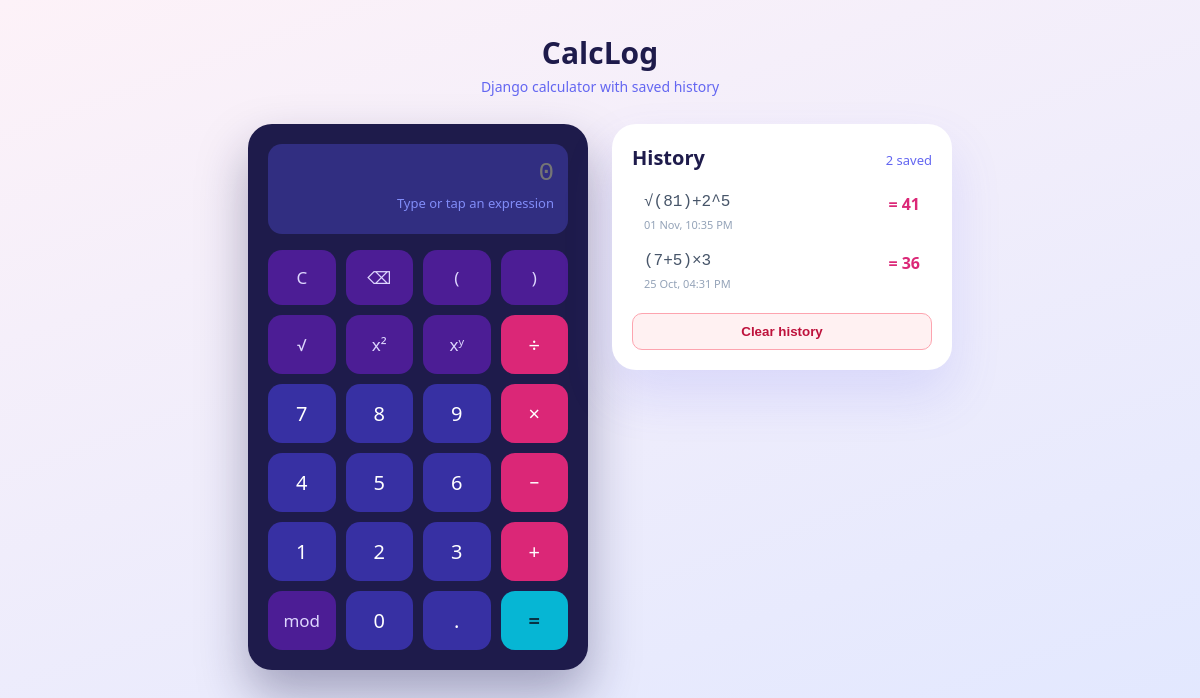
The app's page /, older data.
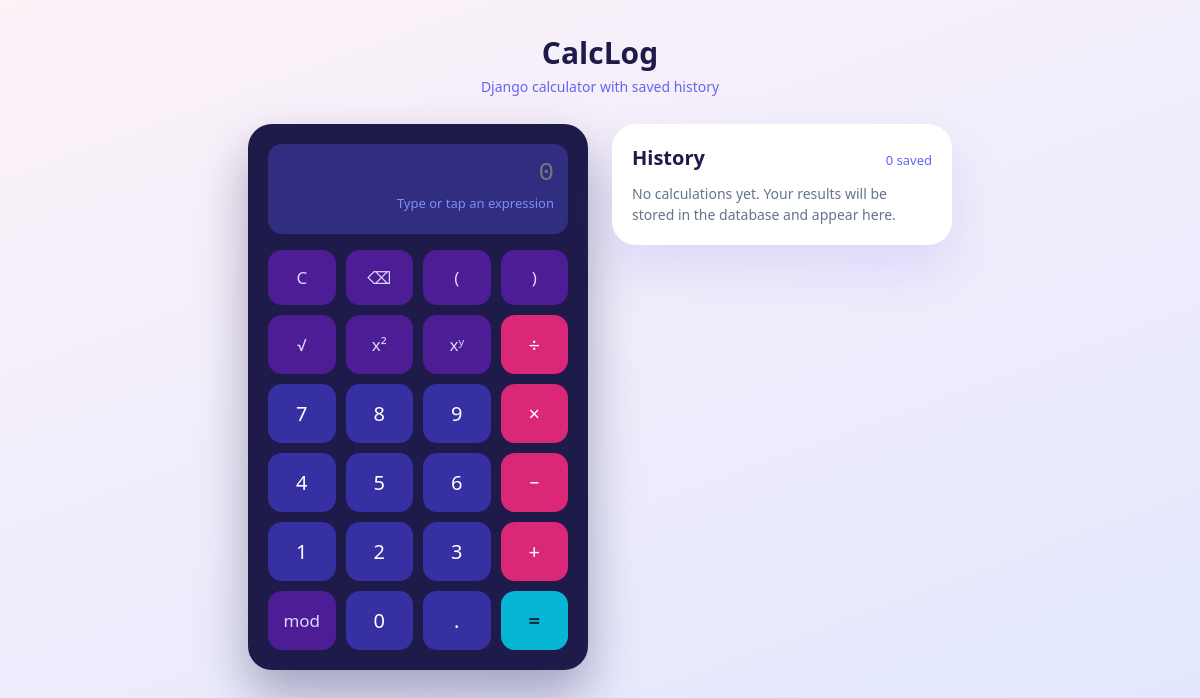
The same page, newer data.
### calculator/models.py (models this page shows, shortened)
class Calculation(models.Model):
    expression = models.CharField(max_length=200)
    result = models.CharField(max_length=50)
    created_at = models.DateTimeField(auto_now_add=True)
    class Meta:
        ordering = ['-created_at']

### calculator/views.py (the view, shortened to what this page needs)
# urls.py: 2. Add a URL to urlpatterns:  path('', views.home, name='home')
def home(request):
    expression = ''
    result = None
    error = None
    context = {
        'expression': expression,
        'result': result,
        'error': error,
        'history': Calculation.objects.all()[:10],
        'total': Calculation.objects.count(),
    }
    return render(request, 'calculator/home.html', context)

### calculator/templates/calculator/home.html (shortened to what this page needs)
{% load static %}
<!DOCTYPE html>
<html lang="en">
<head>
  <link rel="stylesheet" href="{% static 'calculator/style.css' %}">
</head>
<body>
  <h1 class="title">CalcLog <span>Django calculator with saved history</span></h1>
  <div class="layout">
    <form method="post" class="calc" id="calcForm">
      <div class="screen">
        <input type="text" name="expression" id="display" value="{{ expression }}"
               placeholder="0" autocomplete="off" aria-label="Expression">
        {% if result is not None %}
          <div class="result">= {{ result }}</div>
        {% elif error %}
          <div class="result error">{{ error }}</div>
        {% else %}
          <div class="result muted">Type or tap an expression</div>
        {% endif %}
      </div>
      <div class="keys">
        <button type="button" class="fn" data-action="clear">C</button>
        <button type="button" class="fn" data-action="back">⌫</button>
        <button type="button" class="fn" data-key="(">(</button>
        <button type="button" class="fn" data-key=")">)</button>
        <button type="button" class="fn" data-key="√(">√</button>
        <button type="button" class="fn" data-key="^2">x²</button>
        <button type="button" class="fn" data-key="^">xʸ</button>
        <button type="button" class="op" data-key="÷">÷</button>
        <button type="button" data-key="7">7</button>
        <button type="button" data-key="8">8</button>
        <button type="button" data-key="9">9</button>
        <button type="button" class="op" data-key="×">×</button>
        <button type="button" data-key="4">4</button>
        <button type="button" data-key="5">5</button>
        <button type="button" data-key="6">6</button>
        <button type="button" class="op" data-key="−">−</button>
        <button type="button" data-key="1">1</button>
        <button type="button" data-key="2">2</button>
        <button type="button" data-key="3">3</button>
        <button type="button" class="op" data-key="+">+</button>
        <button type="button" class="fn" data-key="%">mod</button>
        <button type="button" data-key="0">0</button>
        <button type="button" data-key=".">.</button>
        <button type="submit" class="eq">=</button>
      </div>
    </form>
    <aside class="history">
      <div class="history-head">
        <h2>History</h2>
        <span class="count">{{ total }} saved</span>
      </div>
      {% if history %}
        <ul>
          {% for calc in history %}
            <li data-result="{{ calc.result }}" title="Click to reuse this result">
              <span class="expr">{{ calc.expression }}</span>
              <span class="ans">= {{ calc.result }}</span>
              <span class="time">{{ calc.created_at|date:"d M, h:i A" }}</span>
            </li>
          {% endfor %}
        </ul>
        <form method="post" action="{% url 'clear_history' %}">
          <button type="submit" class="clear-btn">Clear history</button>
        </form>
      {% else %}
        <p class="empty">No calculations yet. Your results will be stored in the database and appear here.</p>
      {% endif %}
    </aside>
  </div>
</body>
</html>

Row changes from the older to the newer data that the page shows:
removed Calculation: expression "√(81)+2^5", result "41", created_at "01 Nov, 10:35 PM"
removed Calculation: expression "(7+5)×3", result "36", created_at "25 Oct, 04:31 PM"
Text that changed along with them:
{{ total }}: "2" → "0"
text no longer shown: "Clear history"
text now shown: "No calculations yet. Your results will be stored in the database and appear here."
